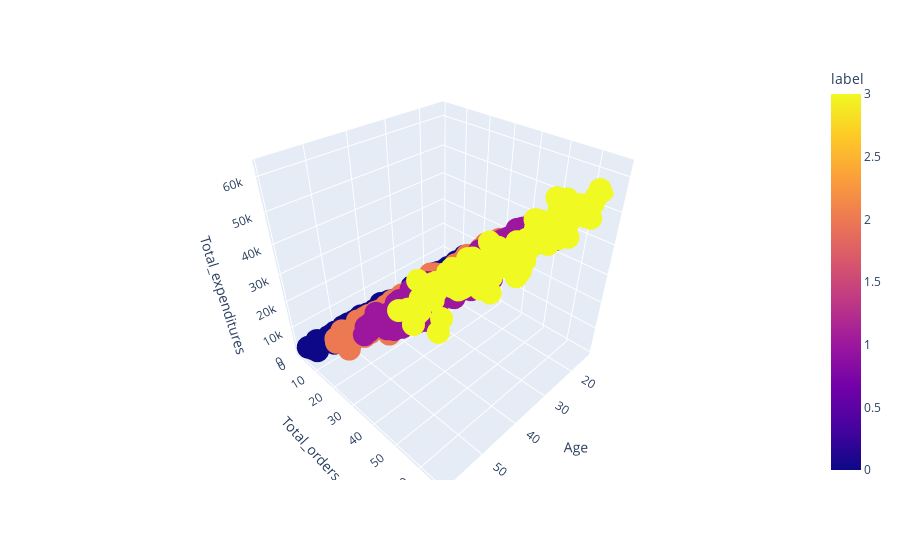

The notebook cell saved with this chart:
### Code cell
clustering_k4 = clustering
clustering_k4['label'] = y_kmeans
import plotly.express as px
fig = px.scatter_3d(clustering_k4, x='Age', y='Total_orders', z='Total_expenditures', color='label')
fig.show()

### Figure 1 — Plotly figure (JSON) as saved in the notebook; plotly's stock layout.template omitted (floating-point values rounded to 4 significant figures; data arrays with more than 128 entries replaced by an {"elided": "..."} marker saying what was removed)
{"data": [{"hovertemplate": "Age=%{x}<br>Total_orders=%{y}<br>Total_expenditures=%{z}<br>label=%{marker.color}<extra></extra>", "legendgroup": "", "marker": {"color": {"elided": "770 int values"}, "coloraxis": "coloraxis", "symbol": "circle"}, "mode": "markers", "name": "", "scene": "scene", "showlegend": false, "type": "scatter3d", "x": {"elided": "770 int values"}, "y": {"elided": "770 int values"}, "z": {"elided": "770 int values"}}], "layout": {"coloraxis": {"colorbar": {"title": {"text": "label"}}, "colorscale": [[0, "#0d0887"], [0.1111, "#46039f"], [0.2222, "#7201a8"], [0.3333, "#9c179e"], [0.4444, "#bd3786"], [0.5556, "#d8576b"], [0.6667, "#ed7953"], [0.7778, "#fb9f3a"], [0.8889, "#fdca26"], [1, "#f0f921"]]}, "legend": {"tracegroupgap": 0}, "margin": {"t": 60}, "scene": {"domain": {"x": [0, 1], "y": [0, 1]}, "xaxis": {"title": {"text": "Age"}}, "yaxis": {"title": {"text": "Total_orders"}}, "zaxis": {"title": {"text": "Total_expenditures"}}}}}
